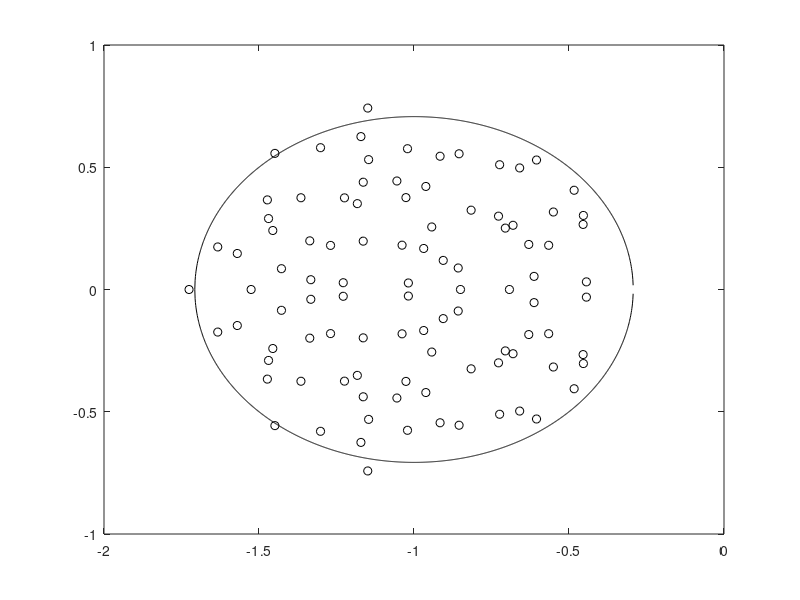
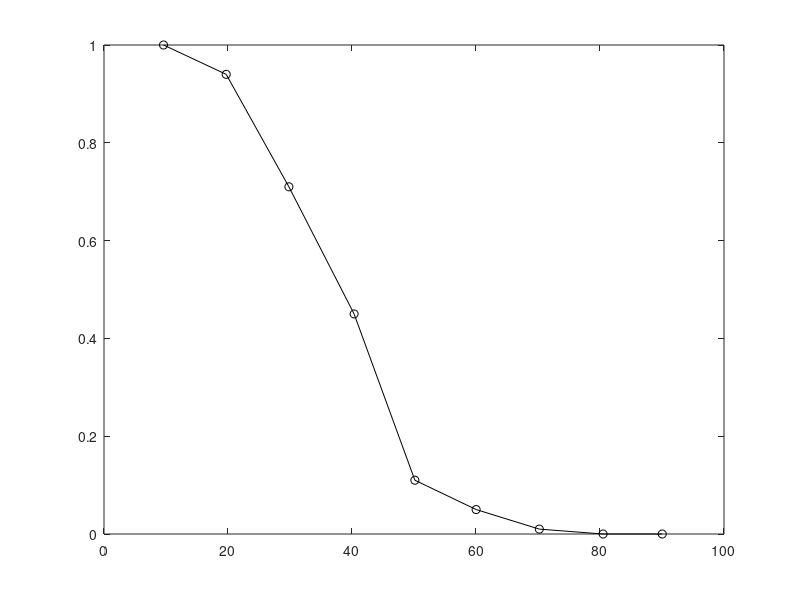
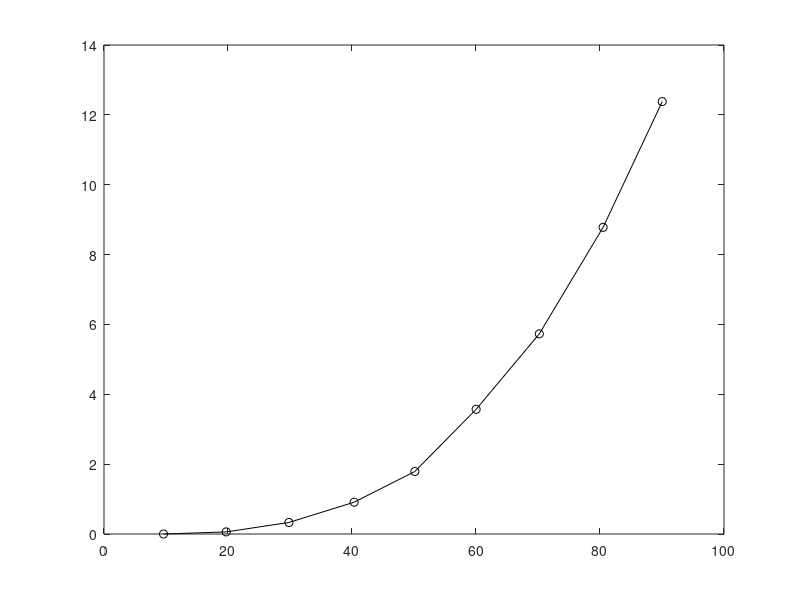

Here is the MATLAB script that generated these plots, in order:
% R. May, Will al Large Complex System be Stable? Nature 1972 setup
C=0.5;
alpha=0.1;
n=100;
d=1;
M=alpha.*randn(n);
M=M.*(rand(n)<C);
for i=1:n
    M(i,i)=-d;
end;
% Eigs can only calculate up to n-2
% eigenvalues/eigenvectors of a non-symmetric matrix
[V,D,FLAG] = eigs(M,n-2);
Dr=real(diag(D));
Di=imag(diag(D));
figure; plot(Dr,Di,'ko');
hold on;
radius=alpha.*sqrt(n*C);
x=-radius:0.001:radius;
y=sqrt(radius.^2-x.^2);
plot(x-d,y,'k-');
plot(x-d,-y,'k-');
%%
% GLV setup
% dx_i/dt=x_i(g_i+sum_j M_ij*x_j);
% count how many out of 2^n states is feasible
C=0.5;
alpha=0.1;
n=100;
d=1;
M=alpha.*randn(n);
M=M.*(rand(n)<C);
for i=1:n
    M(i,i)=-d;
end;
g=ones(n,1);
pa_array=0.1:0.1:0.9;
k_array=length(pa_array);
Stats=100;
n_act=zeros(k_array, 1);
sum_neg=zeros(k_array, 1);
f_feas=zeros(k_array, 1);
for k=1:k_array;
 pa=pa_array(k);
for t=1:Stats;
active=ones(n,1).*(rand(n,1)<pa);
n_act(k)=n_act(k)+sum(active);
ia=find(active);
Ma=M(ia,ia);
ga=g(ia);
xa=inv(Ma)*(-ga);
neg_a=sum(xa<=0);
sum_neg(k)=sum_neg(k)+neg_a;
if neg_a==0;
    f_feas(k)=f_feas(k)+1;
end;
end;
end;
n_act=n_act./Stats;
f_feas=f_feas./Stats;
sum_neg=sum_neg./Stats;
hold on;
%plot(n_act, f_feas,'ko-')
figure; plot(n_act, f_feas,'ko-')
figure; plot(n_act, sum_neg,'ko-')
%%